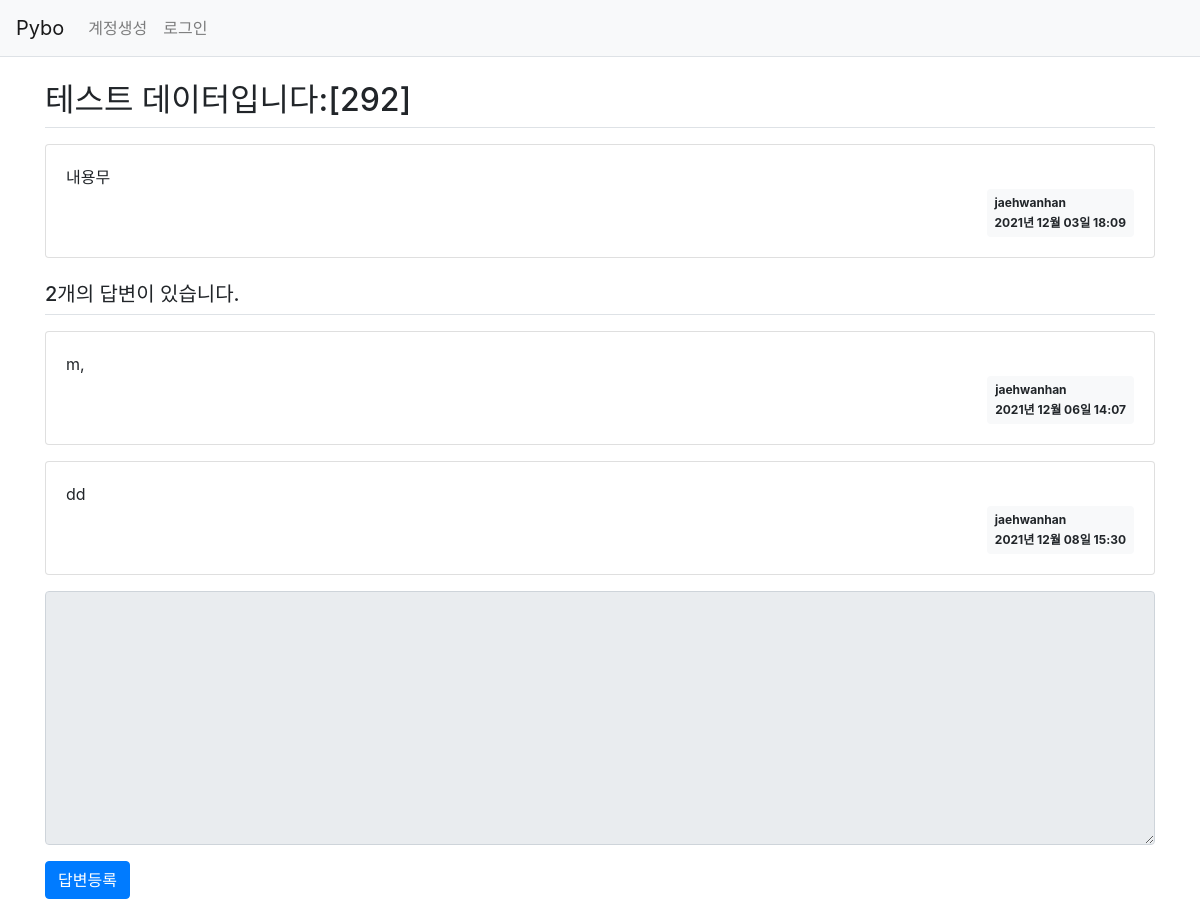
The app's page /question/detail/298/ with its own data.
### pybo/models.py (models this page shows)
class Question(db.Model):
    id = db.Column(db.Integer, primary_key=True)
    subject = db.Column(db.String(200), nullable=True)
    content = db.Column(db.Text(), nullable=True)
    create_date = db.Column(db.DateTime(), nullable=True)
    user_id = db.Column(db.Integer, db.ForeignKey('user.id', ondelete='CASCADE'), nullable=False,
                        server_default = '1')
    user = db.relationship('User', backref=db.backref('question_set'))
    modify_date = db.Column(db.DateTime(), nullable=True)

class User(db.Model):
    id = db.Column(db.Integer, primary_key=True)
    username = db.Column(db.String(150), unique=True, nullable=False)
    password = db.Column(db.String(200), nullable=False)
    email = db.Column(db.String(120), unique=True, nullable=False)

class Answer(db.Model):
    id = db.Column(db.Integer, primary_key=True)
    question_id = db.Column(db.Integer, db.ForeignKey('question.id', ondelete='CASCADE'))
    question = db.relationship('Question', backref=db.backref('answer_set'))
    content = db.Column(db.Text(), nullable=False)
    create_date = db.Column(db.DateTime(), nullable=False)
    user_id = db.Column(db.Integer, db.ForeignKey('user.id', ondelete='CASCADE'), nullable=False,
                        server_default = '1')
    user = db.relationship('User', backref=db.backref('answer_set'))
    modify_date = db.Column(db.DateTime(), nullable=True)

### pybo/views/question_views.py (the view)
@bp.route('/detail/<int:question_id>/')
def detail(question_id):
    form = Answerform()
    question = Question.query.get_or_404(question_id)
    return render_template('question/question_detail.html', question=question, form=form)

### pybo/form.py
class Answerform(FlaskForm):
    content = TextAreaField('내용', validators=[DataRequired("내용은 필수라고요,,")])

### pybo/filter.py (called while the page is built)
def format_datetime(value, fmt='%Y년 %m월 %d일 %H:%M'):
    return value.strftime(fmt)

### pybo/views/auth_views.py (called while the page is built)
@bp.before_app_request
def load_logged_in_user():
    user_id = session.get('user_id')
    if user_id is None:
        g.user = None
    else:
        g.user = User.query.get(user_id)

### pybo/templates/question/question_detail.html (shortened to what this page needs)
{% extends 'base.html' %}
{% block content %}
<div class="container my-3">
    <h2 class="border-bottom py-2">{{ question.subject }}</h2>
    <div class="card my-3">
        <div class="card-body">
            <div class="card-text" style="white-space: pre-line;">{{ question.content }}</div>
            <div class="d-flex justify-content-end">
                <div class="badge badge-light p-2 text-left">
                    <div class="mb-2">{{ question.user.username }}</div>
                    <div>{{ question.create_date | datetime }}</div>
                </div>
            </div>
        </div>
    </div>
    <h5 class="border-bottom my-3 py-2">{{ question.answer_set|length }}개의 답변이 있습니다.</h5>
    {% for answer in question.answer_set %}
    <div class="card my-3">
        <div class="card-body">
            <div class="card-text" style="white-space: pre-line;">{{ answer.content }}</div>
            <div class="d-flex justify-content-end">
                <div class="badge badge-light p-2 text-left">
                    <div class="mb-2">{{ answer.user.username }}</div>
                    <div>{{ answer.create_date  | datetime }}</div>
                </div>
            </div>
        </div>
    </div>
    {% endfor %}
    <form action="{{ url_for('answer.create', question_id=question.id) }}" method="post" class="my-3">
        <div class="form-group">
            <textarea {% if not g.user %}disabled{% endif %}
                    name="content" id="content" class="form-control" rows="10"></textarea>
        </div>
        <input type="submit" value="답변등록" class="btn btn-primary">
    </form>
</div>
{% endblock %}

### records on screen
Question: subject "테스트 데이터입니다:[292]", content "내용무", create_date "2021년 12월 03일 18:09"
User: user.username "jaehwanhan"
Answer: content "m,", user.username "jaehwanhan", create_date "2021년 12월 06일 14:07"
Answer: content "dd", user.username "jaehwanhan", create_date "2021년 12월 08일 15:30"

### other values on screen
{{ question.answer_set|length }} "2"
